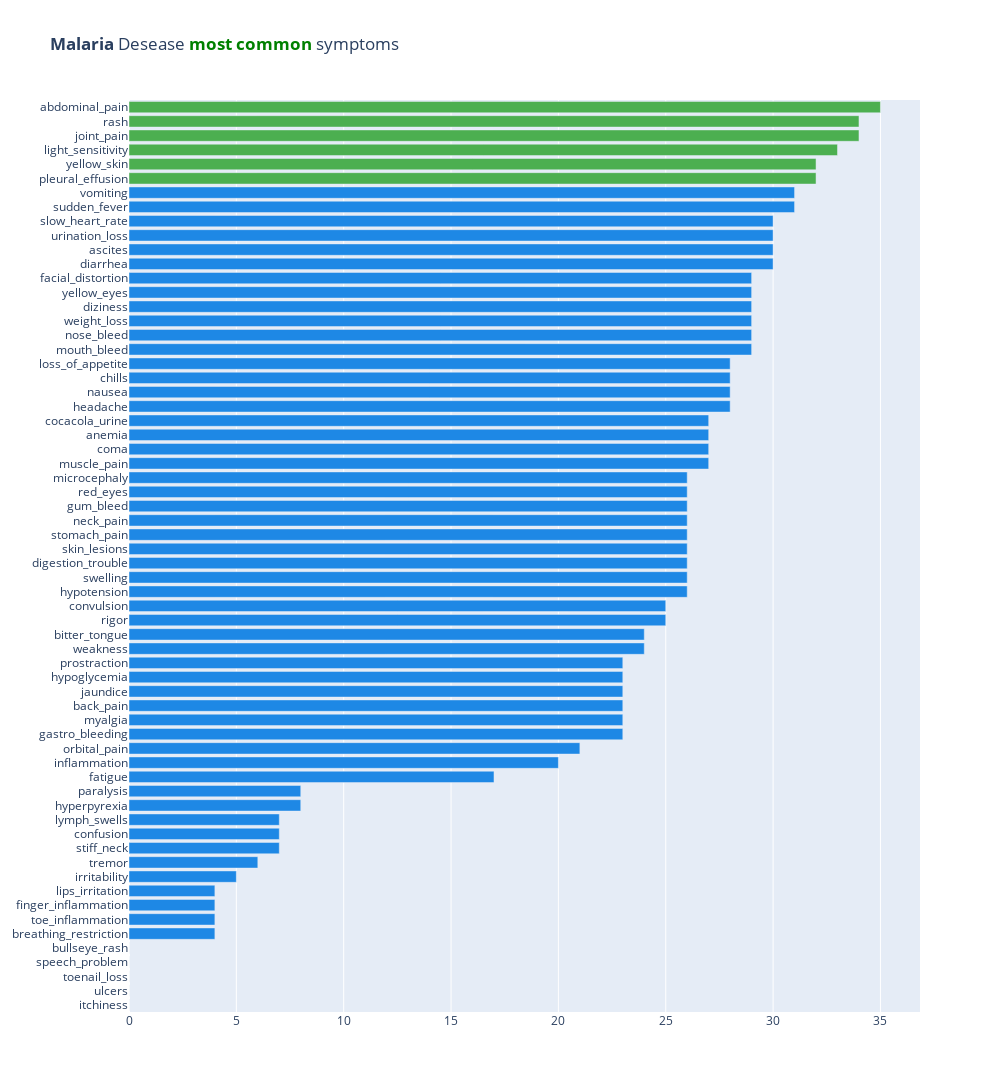

Notebook source saved alongside this figure:
### Markdown cell above
Upon analyzing the dataset, it appears that Lyme Disease exhibits some less common symptoms. The top five symptoms that are associated with this disease include Jaundice, Weight Loss, Weakness, Black Pain, and Yellow Skin. These findings could potentially be valuable for further prediction or feature engineering processes.

### Code cell
figure = show_sums_plot(4)
figure.show()

### Figure 1 — Plotly figure (JSON) as saved in the notebook; plotly's stock layout.template omitted (floating-point values rounded to 4 significant figures)
{"data": [{"marker": {"color": ["#1E88E5", "#1E88E5", "#1E88E5", "#1E88E5", "#1E88E5", "#1E88E5", "#1E88E5", "#1E88E5", "#1E88E5", "#1E88E5", "#1E88E5", "#1E88E5", "#1E88E5", "#1E88E5", "#1E88E5", "#1E88E5", "#1E88E5", "#1E88E5", "#1E88E5", "#1E88E5", "#1E88E5", "#1E88E5", "#1E88E5", "#1E88E5", "#1E88E5", "#1E88E5", "#1E88E5", "#1E88E5", "#1E88E5", "#1E88E5", "#1E88E5", "#1E88E5", "#1E88E5", "#1E88E5", "#1E88E5", "#1E88E5", "#1E88E5", "#1E88E5", "#1E88E5", "#1E88E5", "#1E88E5", "#1E88E5", "#1E88E5", "#1E88E5", "#1E88E5", "#1E88E5", "#1E88E5", "#1E88E5", "#1E88E5", "#1E88E5", "#1E88E5", "#1E88E5", "#1E88E5", "#1E88E5", "#1E88E5", "#1E88E5", "#1E88E5", "#1E88E5", "#4CAF50", "#4CAF50", "#4CAF50", "#4CAF50", "#4CAF50", "#4CAF50"]}, "orientation": "h", "type": "bar", "x": [0, 0, 0, 0, 0, 4, 4, 4, 4, 5, 6, 7, 7, 7, 8, 8, 17, 20, 21, 23, 23, 23, 23, 23, 23, 24, 24, 25, 25, 26, 26, 26, 26, 26, 26, 26, 26, 26, 27, 27, 27, 27, 28, 28, 28, 28, 29, 29, 29, 29, 29, 29, 30, 30, 30, 30, 31, 31, 32, 32, 33, 34, 34, 35], "y": ["itchiness", "ulcers", "toenail_loss", "speech_problem", "bullseye_rash", "breathing_restriction", "toe_inflammation", "finger_inflammation", "lips_irritation", "irritability", "tremor", "stiff_neck", "confusion", "lymph_swells", "hyperpyrexia", "paralysis", "fatigue", "inflammation", "orbital_pain", "gastro_bleeding", "myalgia", "back_pain", "jaundice", "hypoglycemia", "prostraction", "weakness", "bitter_tongue", "rigor", "convulsion", "hypotension", "swelling", "digestion_trouble", "skin_lesions", "stomach_pain", "neck_pain", "gum_bleed", "red_eyes", "microcephaly", "muscle_pain", "coma", "anemia", "cocacola_urine", "headache", "nausea", "chills", "loss_of_appetite", "mouth_bleed", "nose_bleed", "weight_loss", "diziness", "yellow_eyes", "facial_distortion", "diarrhea", "ascites", "urination_loss", "slow_heart_rate", "sudden_fever", "vomiting", "pleural_effusion", "yellow_skin", "light_sensitivity", "joint_pain", "rash", "abdominal_pain"]}], "layout": {"height": 1200, "title": {"text": "<b>Malaria</b> Desease <b style='color:green'>most common</b> symptoms"}, "width": 1000}}
